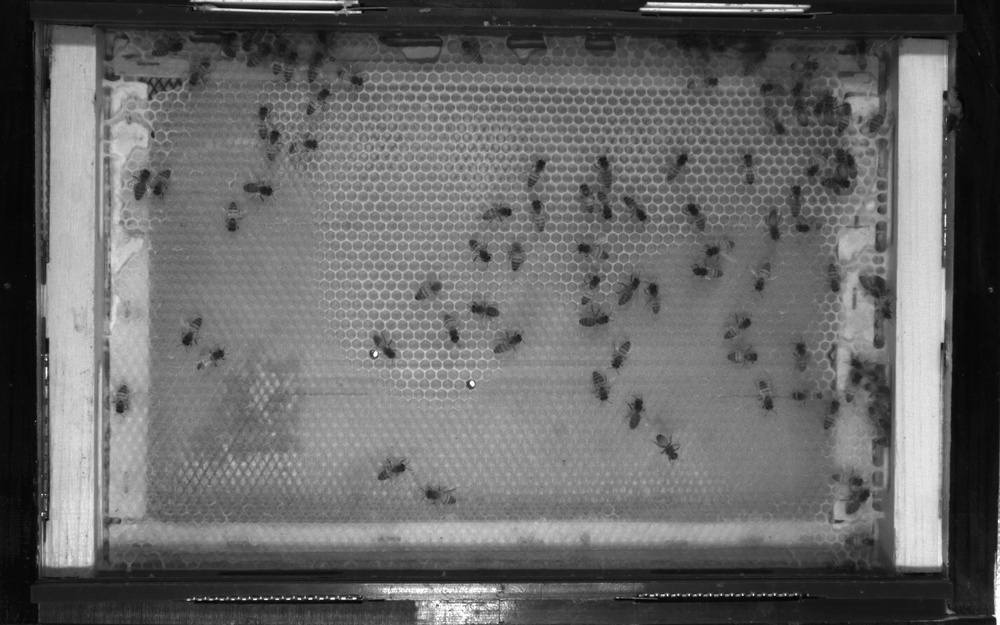
#> input picture M01C02_final_mp4-0000_jpg.rf.2zxoE0vPe5oXpVgtlrao.jpg, 1000 x 625 px, shrunk from 1920 x 1200 before the run
$ python traitementImage.py
#> lines starting #> are read from the running program, lines starting #| are printed output that depends on the picture
import cv2
import matplotlib.pyplot as plt
import numpy as np

img = cv2.imread("M01C02_final_mp4-0000_jpg.rf.2zxoE0vPe5oXpVgtlrao.jpg", cv2.IMREAD_GRAYSCALE)
#> img is the input picture: shape (625, 1000); min 0, max 255, mean 104


filtreNet=np.array([[0,-1,0],[-1, 5, -1],[0, -1, 0]])
img = cv2.filter2D(img, -1, filtreNet)
clahe = cv2.createCLAHE(clipLimit=2.0, tileGridSize=(8, 8))
img = clahe.apply(img)
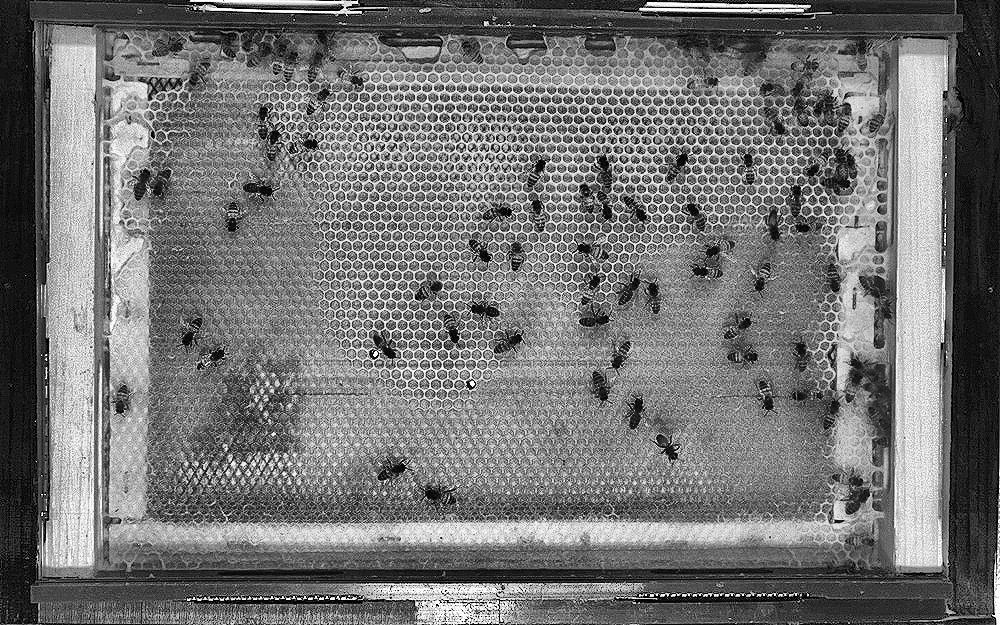
#> img: shape (625, 1000); min 0, max 255, mean 116.3
plt.imshow(img, cmap="gray")
plt.title("CLAHE + netteté")
plt.axis("off")
plt.show()

cv2.imwrite("image.jpg", img)
